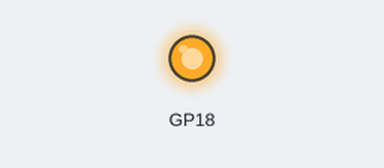
The program below on a simulated Raspberry Pi Pico running MicroPython. Shown: output pins drawn as LEDs (lit = HIGH).

Above: at 0.05 s.
At 3.0 s:
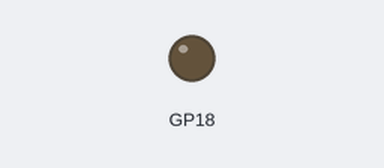
Timing chart, 0 to 6.9 s (numbered marks = the images above):
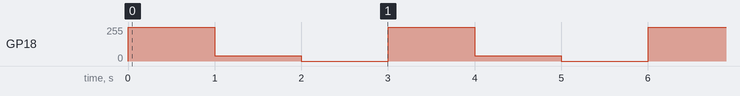

The program:

main.py
```python
from machine import Pin, PWM
from time import sleep

led = Pin(Pin.board.GP18, Pin.OUT)
pwm = PWM(led)

while True:
    pwm.duty_u16(65535)
    sleep(1)
    pwm.duty_u16(10000)
    sleep(1)
    pwm.duty_u16(0)
    sleep(1)
```

Measured:
- by itself, GP18: repeats every 3.0 s: 39/255 1.0 s, 0/255 1.0 s, 255/255 1.0 s
